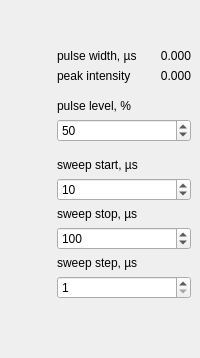
<?xml version="1.0" encoding="UTF-8"?>
<ui version="4.0">
 <class>CalPulseDisplay</class>
 <widget class="QWidget" name="CalPulseDisplay">
  <layout class="QHBoxLayout" name="horizontalLayout" stretch="1,0">
   <property name="spacing">
    <number>0</number>
   </property>
   <property name="leftMargin">
    <number>0</number>
   </property>
   <property name="topMargin">
    <number>0</number>
   </property>
   <property name="rightMargin">
    <number>0</number>
   </property>
   <property name="bottomMargin">
    <number>0</number>
   </property>
   <item>
    <widget class="QWidget" name="plotWidget" native="true">
     <layout class="QVBoxLayout" name="plotLayout">
      <property name="spacing">
       <number>0</number>
      </property>
      <property name="leftMargin">
       <number>0</number>
      </property>
      <property name="topMargin">
       <number>0</number>
      </property>
      <property name="rightMargin">
       <number>0</number>
      </property>
      <property name="bottomMargin">
       <number>0</number>
      </property>
     </layout>
    </widget>
   </item>
   <item>
    <widget class="QWidget" name="controlWidget" native="true">
     <layout class="QVBoxLayout" name="controlLayout">
      <item>
       <spacer name="spacer_0">
        <property name="orientation">
         <enum>Qt::Orientation::Vertical</enum>
        </property>
        <property name="sizeHint" stdset="0">
         <size>
          <width>20</width>
          <height>40</height>
         </size>
        </property>
       </spacer>
      </item>
      <item>
       <widget class="QWidget" name="cursorWidget" native="true">
        <layout class="QGridLayout" name="cursorLayout">
         <property name="leftMargin">
          <number>0</number>
         </property>
         <property name="topMargin">
          <number>0</number>
         </property>
         <property name="rightMargin">
          <number>0</number>
         </property>
         <property name="bottomMargin">
          <number>0</number>
         </property>
         <property name="horizontalSpacing">
          <number>0</number>
         </property>
         <item row="0" column="0">
          <widget class="QLabel" name="xdataLabel">
           <property name="text">
            <string>pulse width, µs</string>
           </property>
          </widget>
         </item>
         <item row="0" column="1">
          <widget class="QLabel" name="xdataValue">
           <property name="text">
            <string>       0.000</string>
           </property>
           <property name="alignment">
            <set>Qt::AlignmentFlag::AlignRight|Qt::AlignmentFlag::AlignTrailing|Qt::AlignmentFlag::AlignVCenter</set>
           </property>
          </widget>
         </item>
         <item row="1" column="0">
          <widget class="QLabel" name="ydataLabel">
           <property name="text">
            <string>peak intensity</string>
           </property>
          </widget>
         </item>
         <item row="1" column="1">
          <widget class="QLabel" name="ydataValue">
           <property name="text">
            <string>       0.000</string>
           </property>
           <property name="alignment">
            <set>Qt::AlignmentFlag::AlignRight|Qt::AlignmentFlag::AlignTrailing|Qt::AlignmentFlag::AlignVCenter</set>
           </property>
          </widget>
         </item>
        </layout>
       </widget>
      </item>
      <item>
       <spacer name="spacer_1">
        <property name="orientation">
         <enum>Qt::Orientation::Vertical</enum>
        </property>
        <property name="sizeHint" stdset="0">
         <size>
          <width>20</width>
          <height>10</height>
         </size>
        </property>
       </spacer>
      </item>
      <item>
       <widget class="QLabel" name="ampLabel">
        <property name="text">
         <string>pulse level, %</string>
        </property>
       </widget>
      </item>
      <item>
       <widget class="QSpinBox" name="levelValue">
        <property name="minimum">
         <number>0</number>
        </property>
        <property name="maximum">
         <number>100</number>
        </property>
        <property name="value">
         <number>50</number>
        </property>
       </widget>
      </item>
      <item>
       <spacer name="spacer_2">
        <property name="orientation">
         <enum>Qt::Orientation::Vertical</enum>
        </property>
        <property name="sizeHint" stdset="0">
         <size>
          <width>20</width>
          <height>10</height>
         </size>
        </property>
       </spacer>
      </item>
      <item>
       <widget class="QLabel" name="startLabel">
        <property name="text">
         <string>sweep start, µs</string>
        </property>
       </widget>
      </item>
      <item>
       <widget class="QSpinBox" name="startValue">
        <property name="minimum">
         <number>1</number>
        </property>
        <property name="maximum">
         <number>1000</number>
        </property>
        <property name="value">
         <number>10</number>
        </property>
       </widget>
      </item>
      <item>
       <widget class="QLabel" name="stopLabel">
        <property name="text">
         <string>sweep stop, µs</string>
        </property>
       </widget>
      </item>
      <item>
       <widget class="QSpinBox" name="stopValue">
        <property name="minimum">
         <number>1</number>
        </property>
        <property name="maximum">
         <number>1000</number>
        </property>
        <property name="value">
         <number>100</number>
        </property>
       </widget>
      </item>
      <item>
       <widget class="QLabel" name="stepLabel">
        <property name="text">
         <string>sweep step, µs</string>
        </property>
       </widget>
      </item>
      <item>
       <widget class="QSpinBox" name="stepValue">
        <property name="minimum">
         <number>1</number>
        </property>
        <property name="maximum">
         <number>20</number>
        </property>
        <property name="value">
         <number>1</number>
        </property>
       </widget>
      </item>
      <item>
       <spacer name="spacer_3">
        <property name="orientation">
         <enum>Qt::Orientation::Vertical</enum>
        </property>
        <property name="sizeHint" stdset="0">
         <size>
          <width>20</width>
          <height>10</height>
         </size>
        </property>
       </spacer>
      </item>
      <item>
       <spacer name="spacer_4">
        <property name="orientation">
         <enum>Qt::Orientation::Vertical</enum>
        </property>
        <property name="sizeHint" stdset="0">
         <size>
          <width>20</width>
          <height>40</height>
         </size>
        </property>
       </spacer>
      </item>
     </layout>
    </widget>
   </item>
  </layout>
 </widget>
 <resources/>
 <connections/>
</ui>
